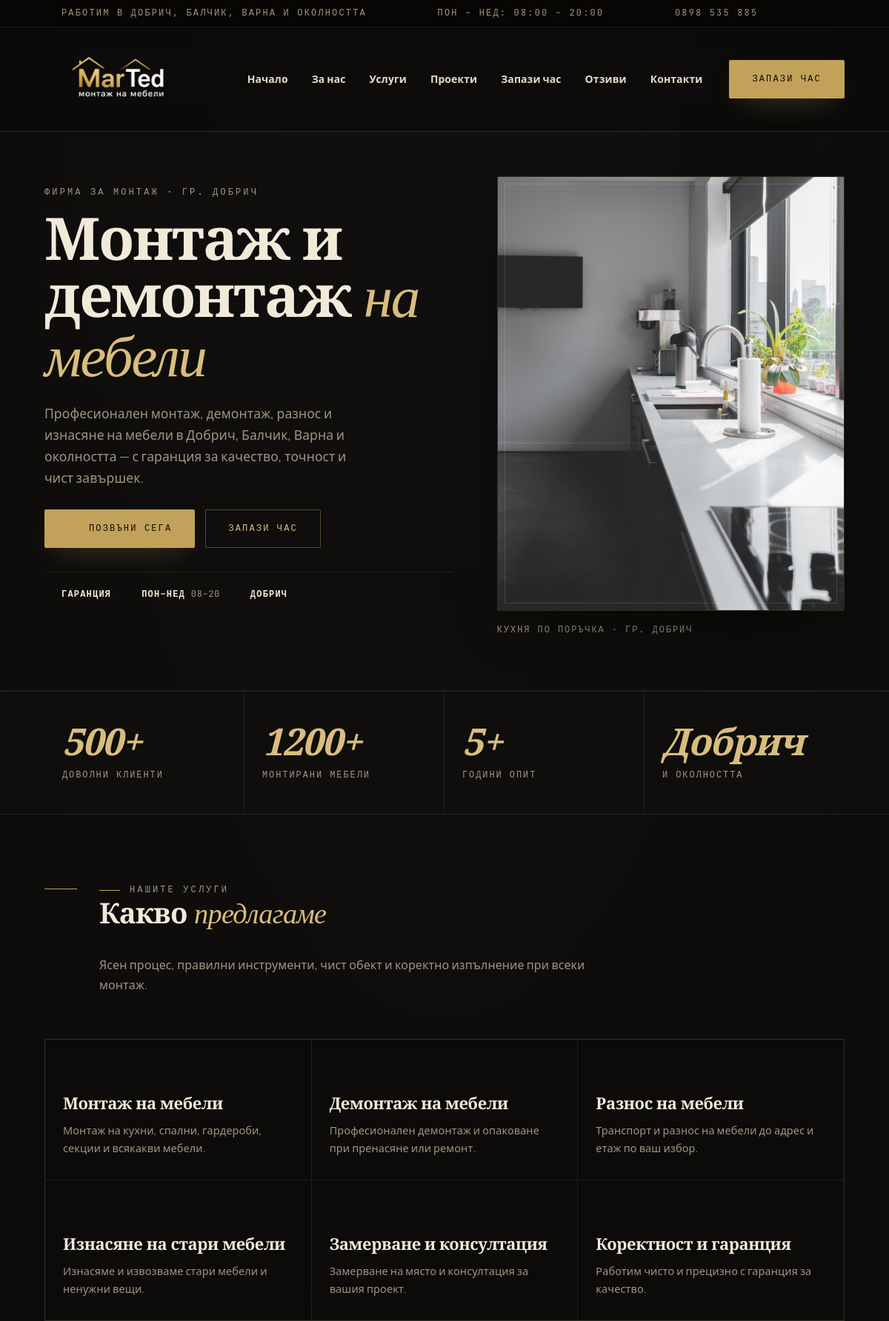
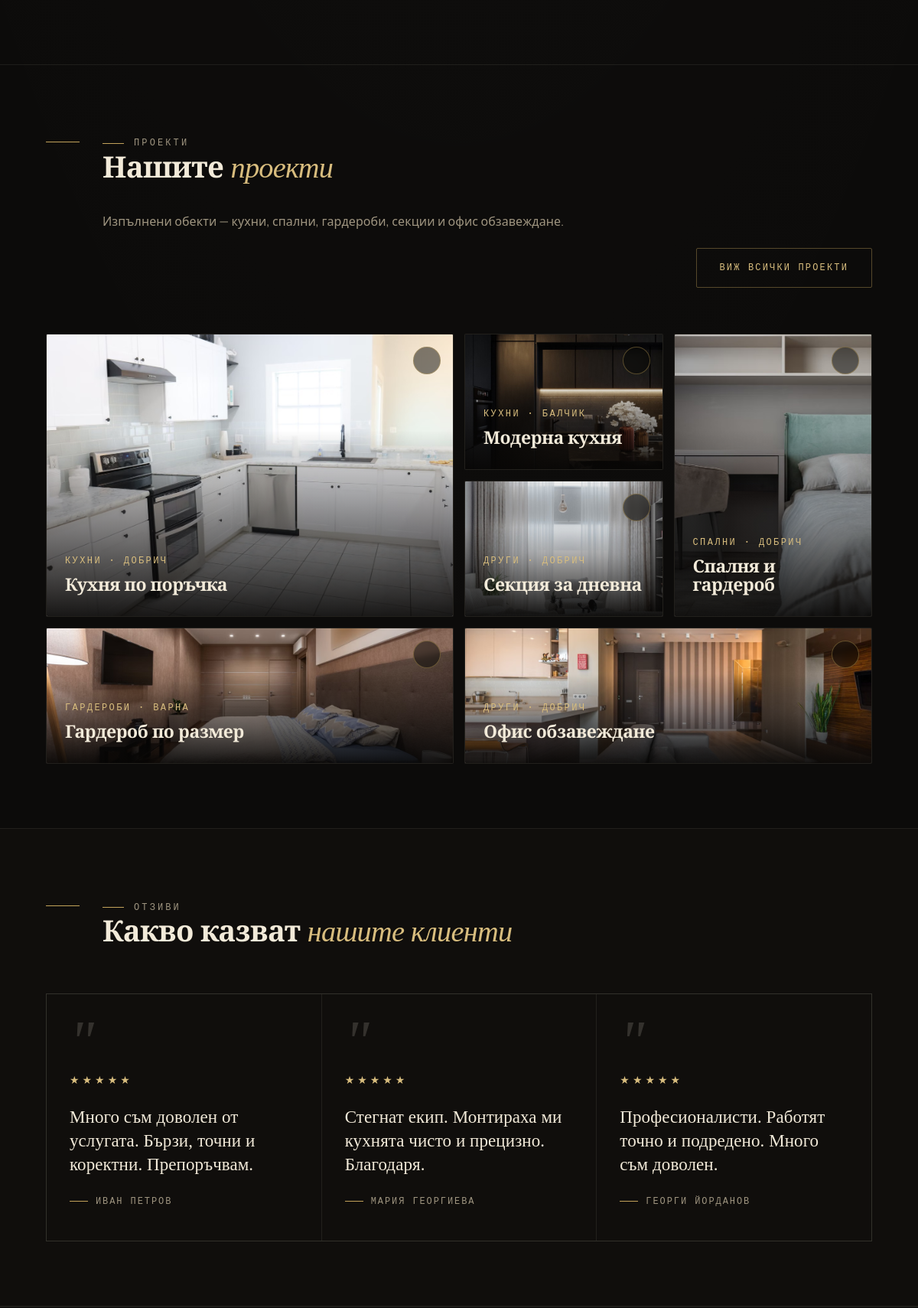
The page / (upper part) on the database its author committed (2 pictures, top to bottom).
### tables this page shows
CREATE TABLE IF NOT EXISTS stats (
  id INT AUTO_INCREMENT PRIMARY KEY, svalue VARCHAR(120), slabel VARCHAR(160), sort_order INT DEFAULT 0
);

CREATE TABLE IF NOT EXISTS services (
  id INT AUTO_INCREMENT PRIMARY KEY, title VARCHAR(255), stext TEXT, icon VARCHAR(60), image VARCHAR(500), sort_order INT DEFAULT 0
);

CREATE TABLE IF NOT EXISTS projects (
  id INT AUTO_INCREMENT PRIMARY KEY, slug VARCHAR(160) UNIQUE, title VARCHAR(255), category VARCHAR(120),
  pdate VARCHAR(120), location VARCHAR(255), description TEXT, cover VARCHAR(500), gallery TEXT,
  created_at TIMESTAMP DEFAULT CURRENT_TIMESTAMP
);

CREATE TABLE IF NOT EXISTS testimonials (
  id INT AUTO_INCREMENT PRIMARY KEY, tname VARCHAR(160), ttext TEXT, stars INT DEFAULT 5, sort_order INT DEFAULT 0
);

### inc/functions.php (called while the page is built, shortened)
<?php
require_once __DIR__ . '/db.php';
function e($s) { return htmlspecialchars((string)$s, ENT_QUOTES, 'UTF-8'); }
function settings() {
    static $s = null;
    if ($s === null) {
        $rows = db()->query("SELECT k,v FROM settings")->fetchAll();
        $s = [];
        foreach ($rows as $r) $s[$r['k']] = $r['v'];
        $s += ['name'=>'MarTed','subtitle'=>'монтаж на мебели','tagline'=>'Фирма за монтаж и демонтаж','phone'=>'','phoneHref'=>'#','email'=>'','location'=>'','region'=>'','hours'=>'','established'=>''];
    }
    return $s;
}
function projects() {
    $rows = db()->query("SELECT * FROM projects ORDER BY id ASC")->fetchAll();
    return $rows;
}
function services() {
    $rows = db()->query("SELECT * FROM services ORDER BY sort_order ASC, id ASC")->fetchAll();
    return array_map(function($r) { return ['title'=>$r['title'],'text'=>$r['stext'],'icon'=>$r['icon'],'image'=>$r['image']]; }, $rows);
}
function stats() {
    $rows = db()->query("SELECT * FROM stats ORDER BY sort_order ASC, id ASC")->fetchAll();
    return array_map(function($r) { return ['value'=>$r['svalue'],'label'=>$r['slabel']]; }, $rows);
}
function testimonials() {
    $rows = db()->query("SELECT * FROM testimonials ORDER BY sort_order ASC, id ASC")->fetchAll();
    return array_map(function($r) { return ['name'=>$r['tname'],'text'=>$r['ttext'],'stars'=>$r['stars']]; }, $rows);
}
function content($key, $def='') {
    static $cache = null;
    if ($cache === null) {
        $rows = db()->query("SELECT k,v FROM settings")->fetchAll();
        $cache = [];
        foreach ($rows as $r) $cache[$r['k']] = $r['v'];
    }
    return isset($cache[$key]) && $cache[$key] !== '' ? $cache[$key] : $def;
}

### inc/db.php (called while the page is built, shortened)
<?php
function config() { static $c; if ($c === null) $c = require __DIR__ . '/config.php'; return $c; }
function db() {
    static $pdo = null;
    if ($pdo !== null) return $pdo;
    $cfg = config()['db'];
    if ($cfg['driver'] === 'sqlite') {
        $path = $cfg['sqlite_path'];
        $dir = dirname($path);
        if (!is_dir($dir)) @mkdir($dir, 0775, true);
        $pdo = new PDO('sqlite:' . $path);
        $pdo->exec('PRAGMA journal_mode=WAL; PRAGMA foreign_keys=ON;');
    } else {
        $m = $cfg['mysql'];
        $dsn = "mysql:host={$m['host']};dbname={$m['name']};charset={$m['charset']}";
        $pdo = new PDO($dsn, $m['user'], $m['pass'], [
            PDO::ATTR_ERRMODE => PDO::ERRMODE_EXCEPTION,
            PDO::ATTR_DEFAULT_FETCH_MODE => PDO::FETCH_ASSOC,
        ]);
        return $pdo;
    }
    $pdo->setAttribute(PDO::ATTR_ERRMODE, PDO::ERRMODE_EXCEPTION);
    $pdo->setAttribute(PDO::ATTR_DEFAULT_FETCH_MODE, PDO::FETCH_ASSOC);
    return $pdo;
}

### index.php (the view, shortened to what this page needs)
<?php
require_once __DIR__ . '/inc/functions.php';
require_once __DIR__ . '/inc/icons.php';
$s = settings(); $svcs = services(); $projs = projects(); $sts = stats(); $tests = testimonials();
require __DIR__ . '/inc/header.php';
?>
<section class="hero" id="nachalo">
  <div class="container heroGrid">
    <div class="heroCopy">
      <p class="eyebrow anim" style="--d:0ms">Фирма за монтаж · гр. Добрич</p>
      <h1 class="anim" style="--d:120ms">Монтаж и демонтаж <em>на мебели</em></h1>
      <p class="heroLead anim" style="--d:260ms">Професионален монтаж, демонтаж, разнос и изнасяне на мебели в Добрич, Балчик, Варна и околността — с гаранция за качество, точност и чист завършек.</p>
      <div class="heroActions anim" style="--d:380ms">
        <a href="<?= e($s['phoneHref']) ?>" class="btn btn-primary"><?= icon('phone') ?> Позвъни сега</a>
        <a href="/zapazi" class="btn btn-ghost">Запази час</a>
      </div>
      <div class="heroSpec anim" style="--d:520ms">
        <div><?= icon('shield') ?><span><strong>Гаранция</strong></span></div>
        <div><?= icon('clock') ?><span><strong>Пон–Нед</strong> 08–20</span></div>
        <div><?= icon('pin') ?><span><strong>Добрич</strong></span></div>
      </div>
    </div>
    <div class="heroVisual anim" style="--d:300ms">
      <div class="heroPhoto"><img src="<?php echo e(content("home_hero_image","/assets/media/hero-kitchen.jpg")); ?>" alt="Монтаж на модерна кухня"></div>
      <p class="heroCaption">Кухня по поръчка · гр. Добрич</p>
    </div>
  </div>
</section>
<section class="stats">
  <div class="container">
    <div class="statsGrid reveal">
      <?php foreach ($sts as $st): ?>
      <div class="stat"><span class="num"><em><?= e($st['value']) ?></em></span><span class="label"><?= e($st['label']) ?></span></div>
      <?php endforeach; ?>
    </div>
  </div>
</section>
<section class="section" id="uslugi">
  <div class="container">
    <div class="sectionHead reveal">
      <span class="sectionIndex" aria-hidden="true"></span>
      <div class="sectionTitle"><span class="eyebrow eyebrow-line">Нашите услуги</span><h2>Какво <em>предлагаме</em></h2></div>
      <p>Ясен процес, правилни инструменти, чист обект и коректно изпълнение при всеки монтаж.</p>
    </div>
    <div class="serviceIconGrid reveal" style="--d:80ms">
      <?php foreach ($svcs as $svc): ?>
      <article class="serviceIconCard"><?= icon($svc['icon']) ?><h3><?= e($svc['title']) ?></h3><p><?= e($svc['text']) ?></p></article>
      <?php endforeach; ?>
    </div>
  </div>
</section>
<section class="section" id="proekti">
  <div class="container">
    <div class="sectionHead reveal">
      <span class="sectionIndex" aria-hidden="true"></span>
      <div class="sectionTitle"><span class="eyebrow eyebrow-line">Проекти</span><h2>Нашите <em>проекти</em></h2></div>
      <p>Изпълнени обекти — кухни, спални, гардероби, секции и офис обзавеждане.</p>
      <div class="headActions"><a href="/proekti" class="btn btn-ghost">Виж всички проекти</a></div>
    </div>
    <div class="projectMosaic reveal" style="--d:80ms">
      <?php $mcls=['pc-feat','pc-sq','pc-tall','pc-wide','pc-sq','pc-wide']; foreach (array_slice($projs,0,6) as $i=>$p): ?>
      <a class="projectCard <?= $mcls[$i%6] ?>" href="/proekti/<?= e($p['slug']) ?>">
        <img src="<?= e($p['cover']) ?>" alt="<?= e($p['title']) ?>">
        <span class="arrowChip"><?= icon('arrow') ?></span>
        <span class="cap"><span class="cat"><?= e($p['category']) ?> · <?= e($p['location']) ?></span><h3><?= e($p['title']) ?></h3><p class="desc"><?= e($p['description']) ?></p></span>
      </a>
      <?php endforeach; ?>
    </div>
  </div>
</section>
<section class="section testimonials" id="otzivi">
  <div class="container">
    <div class="sectionHead reveal">
      <span class="sectionIndex" aria-hidden="true"></span>
      <div class="sectionTitle"><span class="eyebrow eyebrow-line">Отзиви</span><h2>Какво казват <em>нашите клиенти</em></h2></div>
    </div>
    <div class="quoteGrid reveal" style="--d:80ms">
      <?php foreach ($tests as $t): ?>
      <article class="quote"><span class="mark">"</span><div class="stars">★★★★★</div><blockquote><?= e($t['text']) ?></blockquote><span class="who"><?= e($t['name']) ?></span></article>
      <?php endforeach; ?>
    </div>
  </div>
</section>
<?php require __DIR__ . '/inc/footer.php'; ?>

### inc/icons.php (shortened to what this page needs)
<?php
function icon(string $name, string $cls = 'icon'): string {
    $inner = $p[$name] ?? '';
    return '<svg width="24" height="24" viewBox="0 0 24 24" fill="none" xmlns="http://www.w3.org/2000/svg" class="'.$cls.'" aria-hidden="true">'.$inner.'</svg>';
}

### rows shown on the page
stats: svalue "500+", slabel "ДОВОЛНИ КЛИЕНТИ"
stats: svalue "1200+", slabel "МОНТИРАНИ МЕБЕЛИ"
stats: svalue "5+", slabel "ГОДИНИ ОПИТ"
stats: svalue "Добрич", slabel "И ОКОЛНОСТТА"
services: title "Монтаж на мебели", stext "Монтаж на кухни, спални, гардероби, секции и всякакви мебели."
services: title "Демонтаж на мебели", stext "Професионален демонтаж и опаковане при пренасяне или ремонт."
services: title "Разнос на мебели", stext "Транспорт и разнос на мебели до адрес и етаж по ваш избор."
services: title "Изнасяне на стари мебели", stext "Изнасяме и извозваме стари мебели и ненужни вещи."
services: title "Замерване и консултация", stext "Замерване на място и консултация за вашия проект."
services: title "Коректност и гаранция", stext "Работим чисто и прецизно с гаранция за качество."
projects: cover (picture), category "КУХНИ", location "ДОБРИЧ", title "Кухня по поръчка"
projects: cover (picture), category "КУХНИ", location "БАЛЧИК", title "Модерна кухня"
projects: cover (picture), category "СПАЛНИ", location "ДОБРИЧ", title "Спалня и гардероб"
projects: cover (picture), category "ГАРДЕРОБИ", location "ВАРНА", title "Гардероб по размер"
projects: cover (picture), category "ДРУГИ", location "ДОБРИЧ", title "Секция за дневна"
projects: cover (picture), category "ДРУГИ", location "ДОБРИЧ", title "Офис обзавеждане"
testimonials: ttext "Много съм доволен от услугата. Бързи, точни и коректни. Препоръчвам.", tname "ИВАН ПЕТРОВ"
testimonials: ttext "Стегнат екип. Монтираха ми кухнята чисто и прецизно. Благодаря.", tname "МАРИЯ ГЕОРГИЕВА"
testimonials: ttext "Професионалисти. Работят точно и подредено. Много съм доволен.", tname "ГЕОРГИ ЙОРДАНОВ"

### other values the page prints
$s['region'] "РАБОТИМ В ДОБРИЧ, БАЛЧИК, ВАРНА И ОКОЛНОСТТА"
$s['hours'] "ПОН – НЕД: 08:00 – 20:00"
$s['phone'] "0898 535 885"
$item['label'] "Начало"
$item['label'] "За нас"
$item['label'] "Услуги"
$item['label'] "Проекти"
$item['label'] "Запази час"
$item['label'] "Отзиви"
$item['label'] "Контакти"
